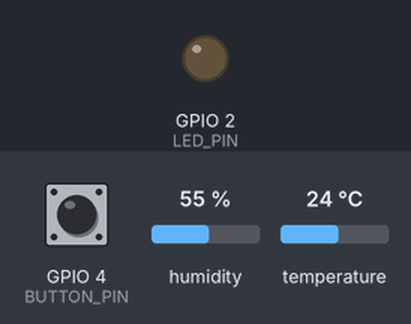
The program below on a simulated ESP32. Parts: output pins drawn as LEDs (lit = HIGH). The test bench sets the inputs (shaded band); at power-on: temperature 24 °C, GPIO 4 (BUTTON_PIN) HIGH, humidity 55 %. WiFi joins after 1.5 s; servers stay silent unless stated; what the program prints to the serial monitor is not drawn.

Above: at 2.7 s.
2.8 s: temperature set to 27 °C
6.6 s: temperature set to 30 °C
At 10.7 s:
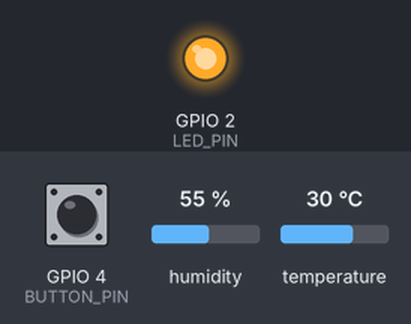
Timing chart, 0 to 12.2 s (numbered marks = the images above; inputs shaded):
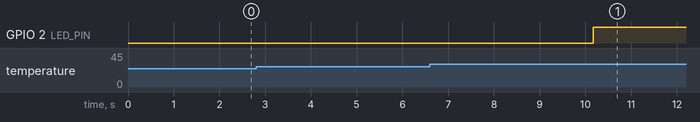

The program:

main.cpp
```cpp
#include <Arduino.h>
#include <DHT.h>
#include <WiFi.h>
#include <FirebaseESP32.h>
#include "credentials.h"  // Inclure le fichier de credentials

// Définition des constantes
#define DHTPIN 27
#define DHTTYPE DHT11
#define LED_PIN 2
#define BUTTON_PIN 4

// Seuil de température
#define TEMP_THRESHOLD 28.0  // Seuil de température en °C

// Initialisation du capteur
DHT dht(DHTPIN, DHTTYPE);

// Objets Firebase
FirebaseData fbdo;
FirebaseAuth auth;
FirebaseConfig config;

// Variable pour gérer le temps
unsigned long previousMillis = 0;
const long interval = 5000;  // Intervalle de 5 secondes pour les lectures

// Variables d'état
bool isOverThreshold = false;
bool lastButtonState = HIGH;
bool buttonState;
unsigned long lastDebounceTime = 0;
unsigned long debounceDelay = 50;

void resetWiFi() {
  Serial.println("Réinitialisation de la connexion WiFi...");
  WiFi.disconnect();
  delay(1000);

  // Reconnexion au WiFi
  WiFi.begin(WIFI_SSID, WIFI_PASSWORD);
  Serial.print("Reconnexion au WiFi");
  while (WiFi.status() != WL_CONNECTED) {
    Serial.print(".");
    delay(300);
  }
  Serial.println();
  Serial.print("Reconnecté avec l'IP: ");
  Serial.println(WiFi.localIP());
}

void setup() {
  Serial.begin(115200);

  // Configuration des broches
  pinMode(LED_PIN, OUTPUT);
  pinMode(BUTTON_PIN, INPUT_PULLUP);

  // Initialisation de la LED (éteinte)
  digitalWrite(LED_PIN, LOW);

  // Connexion WiFi
  WiFi.begin(WIFI_SSID, WIFI_PASSWORD);
  Serial.print("Connexion au WiFi");
  while (WiFi.status() != WL_CONNECTED) {
    Serial.print(".");
    delay(300);
  }
  Serial.println();
  Serial.print("Connecté avec l'IP: ");
  Serial.println(WiFi.localIP());

  // Configuration Firebase
  config.database_url = FIREBASE_HOST;
  config.signer.tokens.legacy_token = FIREBASE_AUTH;
  Firebase.begin(&config, &auth);
  Firebase.reconnectWiFi(true);

  // Initialisation du capteur
  dht.begin();

  Serial.println("Système de surveillance de température initialisé");
}

void loop() {
  // Gestion du bouton de réinitialisation WiFi
  int reading = digitalRead(BUTTON_PIN);
  if (reading != lastButtonState) {
    lastDebounceTime = millis();
  }

  if ((millis() - lastDebounceTime) > debounceDelay) {
    if (reading != buttonState) {
      buttonState = reading;
      if (buttonState == LOW) {  // Bouton pressé (logique inversée avec INPUT_PULLUP)
        resetWiFi();
      }
    }
  }
  lastButtonState = reading;

  // Lecture et envoi des données à intervalle régulier
  unsigned long currentMillis = millis();
  if (currentMillis - previousMillis >= interval) {
    previousMillis = currentMillis;

    // Lecture de l'humidité et de la température
    float h = dht.readHumidity();
    float t = dht.readTemperature();

    // Vérification si la lecture a réussi
    if (isnan(h) || isnan(t)) {
      Serial.println("Échec de la lecture du capteur DHT!");
      return;
    }

    // Affichage des valeurs sur le moniteur série
    Serial.print("Température: ");
    Serial.print(t);
    Serial.print("°C, Humidité: ");
    Serial.print(h);
    Serial.println("%");

    // Création d'un objet JSON pour les données régulières
    FirebaseJson json;
    json.set("temperature", t);
    json.set("humidity", h);
    json.set("timestamp/.sv", "timestamp"); // Ajoute un timestamp serveur

    // Envoi des données régulières à Firebase
    if (Firebase.pushJSON(fbdo, "/sensor_readings", json)) {
      Serial.println("Données envoyées avec succès");
    } else {
      Serial.println("Échec de l'envoi des données régulières");
      Serial.print("Raison: ");
      Serial.println(fbdo.errorReason());
    }

    // Gestion du dépassement de seuil
    if (t > TEMP_THRESHOLD && !isOverThreshold) {
      // La température vient de dépasser le seuil
      isOverThreshold = true;
      digitalWrite(LED_PIN, HIGH);  // Allumer la LED (simulation du relais)

      // Enregistrer l'événement de dépassement dans Firebase
      FirebaseJson eventJson;
      eventJson.set("event", "threshold_exceeded");
      eventJson.set("temperature", t);
      eventJson.set("humidity", h);
      eventJson.set("threshold", TEMP_THRESHOLD);
      eventJson.set("timestamp/.sv", "timestamp");

      if (Firebase.pushJSON(fbdo, "/threshold_events", eventJson)) {
        Serial.println("Événement de dépassement enregistré");
      } else {
        Serial.println("Échec de l'enregistrement de l'événement de dépassement");
        Serial.print("Raison: ");
        Serial.println(fbdo.errorReason());
      }
    }
    else if (t <= TEMP_THRESHOLD && isOverThreshold) {
      // La température est repassée sous le seuil
      isOverThreshold = false;
      digitalWrite(LED_PIN, LOW);  // Éteindre la LED

      // Enregistrer l'événement de fin de dépassement dans Firebase
      FirebaseJson eventJson;
      eventJson.set("event", "threshold_ended");
      eventJson.set("temperature", t);
      eventJson.set("humidity", h);
      eventJson.set("threshold", TEMP_THRESHOLD);
      eventJson.set("timestamp/.sv", "timestamp");

      if (Firebase.pushJSON(fbdo, "/threshold_events", eventJson)) {
        Serial.println("Événement de fin de dépassement enregistré");
      } else {
        Serial.println("Échec de l'enregistrement de l'événement de fin de dépassement");
        Serial.print("Raison: ");
        Serial.println(fbdo.errorReason());
      }
    }
  }
}
```

credentials.example.h
```cpp
#ifndef CREDENTIALS_H
#define CREDENTIALS_H

// WiFi credentials
#define WIFI_SSID "SSID_HERE"
#define WIFI_PASSWORD "PASSWORD_HERE"

// Firebase credentials
#define FIREBASE_HOST "PROJECT_ID.firebaseio.com"
#define FIREBASE_AUTH "FIREBASE_SECRET_KEY"

#endif 
```

Measured:
- the behaviour switches between 28 and 29 °C on temperature (found by bisection; images 0 and 1)
- after the input at 2.8 s, every drawn part: stays the same
- after the input at 6.6 s, GPIO 2 (LED_PIN): LOW → HIGH after 3.6 s
